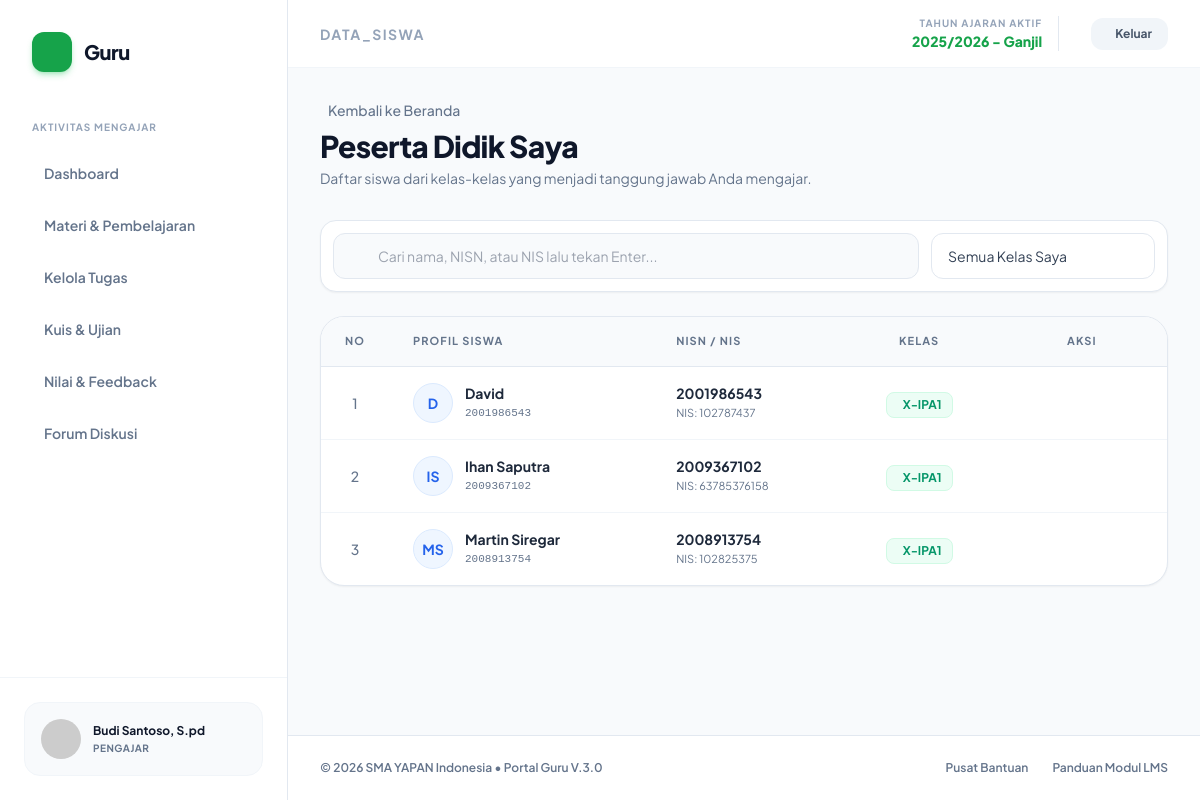
/guru/data_siswa.php (signed in), run on the app's committed database.
### tables this page shows
CREATE TABLE `users` (
  `id_user` int(11) NOT NULL,
  `username` varchar(50) NOT NULL,
  `password` varchar(255) NOT NULL,
  `nama_lengkap` varchar(100) NOT NULL,
  `nip` varchar(50) DEFAULT NULL,
  `tahun_masuk` varchar(20) DEFAULT NULL,
  `tahun_keluar` varchar(20) DEFAULT 'Sekarang',
  `nisn` varchar(20) DEFAULT NULL,
  `nis` varchar(20) DEFAULT NULL,
  `status_aktif` enum('Aktif','Non-Aktif') DEFAULT 'Aktif',
  `role` enum('admin','guru','siswa') NOT NULL,
  `id_kelas` int(11) DEFAULT NULL,
  `status` varchar(20) DEFAULT 'aktif',
  `id_mapel` int(11) DEFAULT NULL
);

CREATE TABLE `kelas` (
  `id_kelas` int(11) NOT NULL,
  `nama_kelas` varchar(20) NOT NULL
);

### guru/data_siswa.php (the view, shortened to what this page needs)
<?php
require_once '../config/koneksi.php';
$id_guru = $_SESSION['id_user'];
$kata_kunci = "";
include 'includes/header.php';
?>
<div class="mb-8 flex flex-col md:flex-row md:items-center justify-between gap-4">
    <div>
        <a href="index.php" class="text-sm font-medium text-slate-500 hover:text-blue-600 flex items-center gap-2 w-fit transition-colors mb-2">
            <i class="ph ph-arrow-left text-lg"></i> Kembali ke Beranda
        </a>
        <h1 class="text-3xl font-extrabold text-slate-900 tracking-tight">Peserta Didik Saya</h1>
        <p class="text-slate-500 text-sm mt-1">Daftar siswa dari kelas-kelas yang menjadi tanggung jawab Anda mengajar.</p>
    </div>
</div>
<form action="" method="GET" class="flex flex-col md:flex-row gap-3 items-center bg-white p-3 border border-slate-200 rounded-2xl shadow-sm mb-6">
    <div class="relative flex-1 w-full">
        <div class="absolute inset-y-0 left-0 pl-4 flex items-center pointer-events-none">
        </div>
        <input type="text" name="cari" value="<?php echo htmlspecialchars($kata_kunci); ?>" placeholder="Cari nama, NISN, atau NIS lalu tekan Enter..."
            class="w-full pl-11 pr-12 py-3 bg-slate-50 hover:bg-white border border-slate-200 rounded-xl text-sm text-slate-800 focus:outline-none focus:border-blue-500 focus:ring-1 focus:ring-blue-500 transition-all">
        <div class="absolute inset-y-0 right-0 pr-3 flex items-center gap-1.5">
            <button type="submit" class="p-1 text-slate-400 hover:text-blue-600 transition-colors tooltip" title="Cari Data">
            </button>
        </div>
    </div>
    <div class="relative w-full md:w-56 shrink-0">
        <select name="kelas" onchange="this.form.submit()" class="w-full pl-4 pr-10 py-3 bg-white border border-slate-200 rounded-xl text-sm text-slate-700 focus:outline-none focus:border-blue-500 focus:ring-1 focus:ring-blue-500 appearance-none cursor-pointer transition-all">
            <option value="">Semua Kelas Saya</option>
        </select>
        <div class="absolute inset-y-0 right-0 pr-4 flex items-center pointer-events-none">
        </div>
    </div>
</form>
<div class="bg-white border border-slate-200 rounded-3xl shadow-sm overflow-hidden">
    <div class="overflow-x-auto">
        <table class="w-full text-left border-collapse">
            <thead>
                <tr class="bg-slate-50 border-b border-slate-200 text-[11px] font-extrabold text-slate-500 uppercase tracking-widest">
                    <th class="px-6 py-4 w-12 text-center">No</th>
                    <th class="px-6 py-4">Profil Siswa</th>
                    <th class="px-6 py-4">NISN / NIS</th>
                    <th class="px-6 py-4 text-center">Kelas</th>
                    <th class="px-6 py-4 text-center">Aksi</th>
                </tr>
            </thead>
            <tbody class="divide-y divide-slate-100">
                <?php
                $query_sql = "
                    SELECT u.*, k.nama_kelas
                    FROM users u
                    JOIN kelas k ON u.id_kelas = k.id_kelas
                    JOIN penugasan_guru pg ON k.id_kelas = pg.id_kelas
                    WHERE u.role = 'siswa' AND pg.id_guru = '$id_guru'
                ";
                $query_sql .= " GROUP BY u.id_user ORDER BY k.nama_kelas ASC, u.nama_lengkap ASC";
                $q_siswa = mysqli_query($koneksi, $query_sql);
                $no = 1;
                if(mysqli_num_rows($q_siswa) > 0):
                    while($siswa = mysqli_fetch_assoc($q_siswa)):
                        $inisial = '';
                        $pecah_nama = explode(' ', $siswa['nama_lengkap']);
                        if (isset($pecah_nama[0])) $inisial .= strtoupper(substr($pecah_nama[0], 0, 1));
                        if (isset($pecah_nama[1])) $inisial .= strtoupper(substr($pecah_nama[1], 0, 1));
                ?>
                <tr class="hover:bg-slate-50 transition-colors group">
                    <td class="px-6 py-4 text-sm font-medium text-slate-500 text-center"><?php echo $no++; ?></td>
                    <td class="px-6 py-4">
                        <div class="flex items-center gap-3">
                            <div class="w-10 h-10 rounded-full bg-blue-50 text-blue-600 border border-blue-100 flex items-center justify-center font-bold text-sm shrink-0">
                                <?php echo $inisial; ?>
                            </div>
                            <div>
                                <p class="text-sm font-bold text-slate-800"><?php echo htmlspecialchars($siswa['nama_lengkap']); ?></p>
                                <p class="text-[11px] font-mono text-slate-500 mt-0.5 line-clamp-1"><i class="ph ph-user"></i> <?php echo htmlspecialchars($siswa['username']); ?></p>
                            </div>
                        </div>
                    </td>
                    <td class="px-6 py-4">
                        <p class="text-sm text-slate-800 font-bold"><?php echo !empty($siswa['nisn']) ? htmlspecialchars($siswa['nisn']) : '-'; ?></p>
                        <p class="text-[11px] text-slate-500 mt-0.5">NIS: <?php echo !empty($siswa['nis']) ? htmlspecialchars($siswa['nis']) : '-'; ?></p>
                    </td>
                    <td class="px-6 py-4 text-center">
                        <span class="inline-flex items-center gap-1.5 px-2.5 py-1 bg-emerald-50 text-emerald-600 border border-emerald-100 text-xs font-bold rounded-lg">
                            <i class="ph ph-door"></i> <?php echo htmlspecialchars($siswa['nama_kelas']); ?>
                        </span>
                    </td>
                    <td class="px-6 py-4 text-center">
                    </td>
                </tr>
                <?php
                    endwhile;
                endif; ?>
            </tbody>
        </table>
    </div>
</div>
<?php include 'includes/footer.php'; ?>

### guru/includes/header.php (style rules this page uses)
body { font-family: 'Plus Jakarta Sans', sans-serif; background-color: #f8fafc; }

### data on the page
users: nama_lengkap "D", nama_lengkap "David", username "2001986543", nisn "2001986543", nis "102787437", id_kelas.nama_kelas "X-IPA1"
users: nama_lengkap "IS", nama_lengkap "Ihan Saputra", username "2009367102", nisn "2009367102", nis "63785376158", id_kelas.nama_kelas "X-IPA1"
users: nama_lengkap "MS", nama_lengkap "Martin Siregar", username "2008913754", nisn "2008913754", nis "102825375", id_kelas.nama_kelas "X-IPA1"

### other printed values
$_SESSION['nama'] "Budi Santoso, S.pd"
str_replace('.php', '', ucfirst($current_page)) "DATA_SISWA"
$_SESSION['nama_tahun_aktif'] "2025/2026"
$_SESSION['semester_aktif'] "Ganjil"
